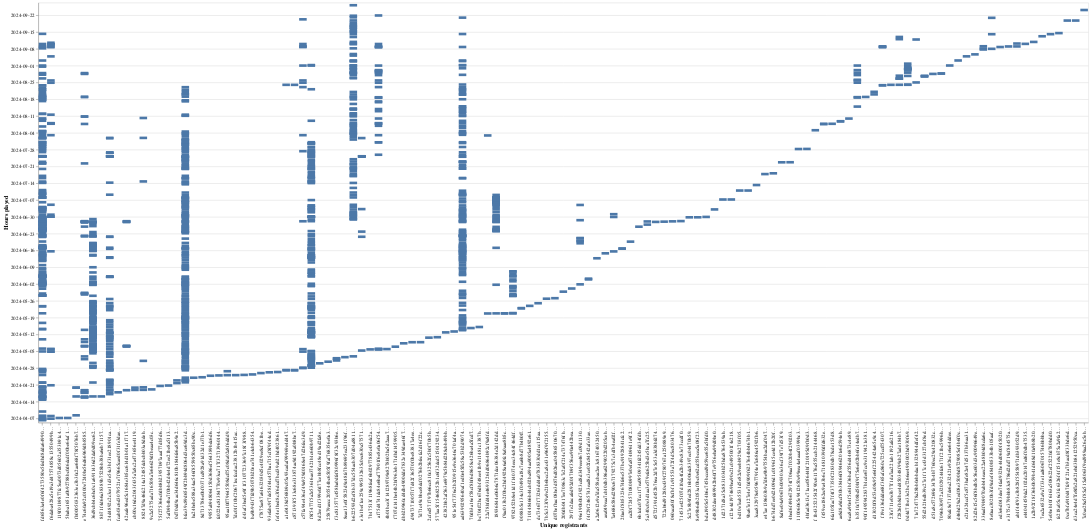

Notebook code cell kept with this figure:
### Code cell
unique_vs_start_time = alt.Chart(sessions).mark_bar().encode(
    x=alt.X("hashedEmail").sort("y").title("Unique registrants"),
    y=alt.Y("start_time:T").title("Hours played").axis(tickCount=30, format='%Y-%m-%d'),
    #color=alt.Color("experience")
).properties(width = 2000, height=800 )

unique_vs_start_time

### Figure 1 — Vega-Lite specification as saved in the notebook (floating-point values rounded to 4 significant figures; data arrays with more than 128 entries replaced by an {"elided": "..."} marker saying what was removed)
{"config": {"view": {"continuousWidth": 300, "continuousHeight": 300}}, "data": {"name": "data-2be43771e937b2ec3f73a34bb533844f"}, "mark": {"type": "bar"}, "encoding": {"x": {"field": "hashedEmail", "sort": "y", "title": "Unique registrants", "type": "nominal"}, "y": {"axis": {"tickCount": 30, "format": "%Y-%m-%d"}, "field": "start_time", "title": "Hours played", "type": "temporal"}}, "height": 800, "width": 2000, "$schema": "https://vega.github.io/schema/vega-lite/v5.20.1.json", "datasets": {"data-2be43771e937b2ec3f73a34bb533844f": {"elided": "1535 records"}}}
